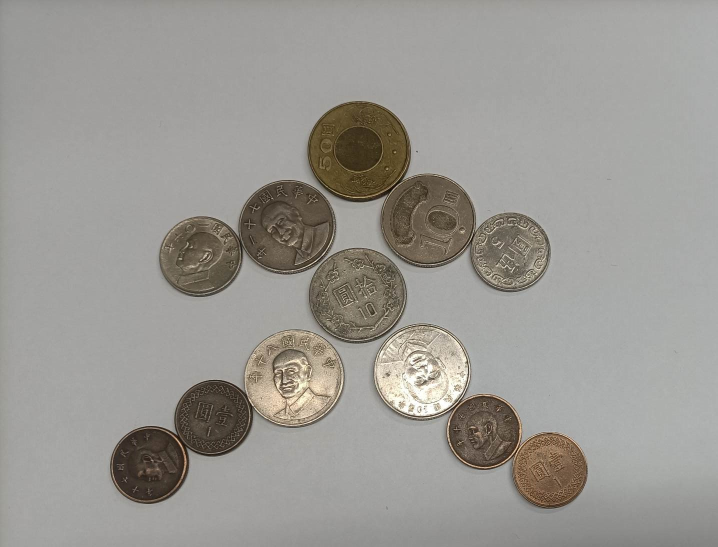
#> input picture image/input11.png, 1435 x 1093 px (shown at 1/2 size)
$ python -i coinDetect.py   (imports and definitions only)   (older library calls are emulated)
#> lines starting #> are read from the running program, lines starting #| are printed output that depends on the picture; after the words box and inside, x2 and y2 are one past the last pixel; in counts of white or black regions, pixels touching at a corner belong together
#> further down, picture is the input picture: shape (1093, 1435, 3); mean B, G, R 146.9, 152, 154.3
#> in coinDetect, `thresh, img_binary_G = cv2.threshold(img_gauss, 127, 255, cv2.THRESH_B..`:
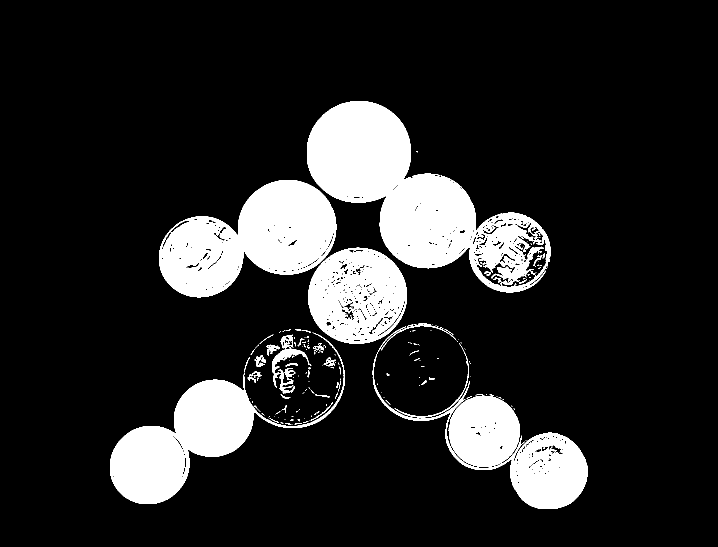
#> img_binary_G: shape (1093, 1435) (shown at 1/2 size); 14.8% white; 193 white regions (145 under 20 px), largest, box (x1, y1, x2, y2) and area: (614, 202, 1101, 585) 75182, (318, 360, 673, 595) 49175, (220, 665, 690, 1008) 40176
import cv2
import numpy as np
import pickle
# 模型檔路徑
model_filename = 'D:/school/embedded/data/svm_model.pkl'
# [2 lines not run here, left out]

# 預測硬幣圖像
# [8 lines left out: function predict_coin, not called in this run]

# 邊緣檢測
def sobelEdgeDetection(f):
    grad_x = cv2.Sobel(f, cv2.CV_32F, 1, 0, ksize = 3)
    grad_y = cv2.Sobel(f, cv2.CV_32F, 0, 1, ksize = 3)
    magnitude = abs(grad_x) + abs(grad_y)
    g = np.uint8(np.clip(magnitude, 0, 255))
    ret, g = cv2.threshold(g, 127, 255, cv2.THRESH_BINARY + cv2.THRESH_OTSU)
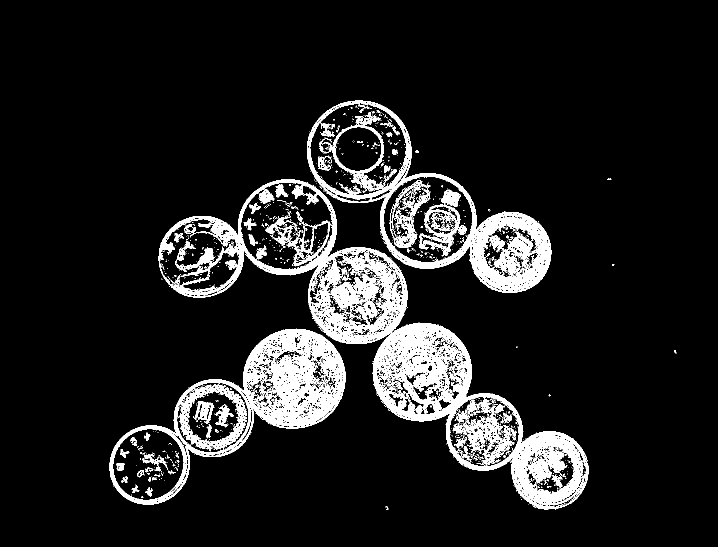
#> g: shape (1093, 1435) (shown at 1/2 size); 9.7% white; 1613 white regions (1522 under 20 px), largest, box (x1, y1, x2, y2) and area: (317, 359, 1177, 1019) 67036, (219, 658, 691, 1009) 32996, (614, 201, 1103, 586) 26586
#> ret = 106

    return g

def coinDetect(img):
    #===============降噪================
    img_gray = cv2.cvtColor(img, cv2.COLOR_BGR2GRAY)
    img_gauss = cv2.GaussianBlur(img_gray, (9, 9), 1)
    thresh, img_binary_G = cv2.threshold(img_gauss, 127, 255, cv2.THRESH_BINARY_INV)
    closing = cv2.morphologyEx(img_binary_G,cv2.MORPH_CLOSE,np.ones((3,3),dtype=np.uint8))
    cv2.imshow('closing', closing)

    #==============邊緣檢測==============
    img_sobel = sobelEdgeDetection(img_gray)
    img_sobel = cv2.dilate(img_sobel,np.ones((3,3),dtype=np.uint8),iterations=1)
#> img_sobel: shape (1093, 1435); 15.6% white; 148 white regions (71 under 20 px)
    cnts,hierarchy=cv2.findContours(img_sobel, cv2.RETR_EXTERNAL, cv2.CHAIN_APPROX_SIMPLE)[-2:]
#> cnts = 12 contours, 2 with area under 20; largest, box (x1, y1, x2, y2) and area: (316, 358, 1178, 1020) 153836, (613, 200, 1104, 587) 85432, (218, 655, 692, 1010) 73170, (770, 1011, 778, 1021) 45, (830, 300, 838, 307) 40
    cv2.drawContours(img_sobel, cnts, -1, 255, -1)
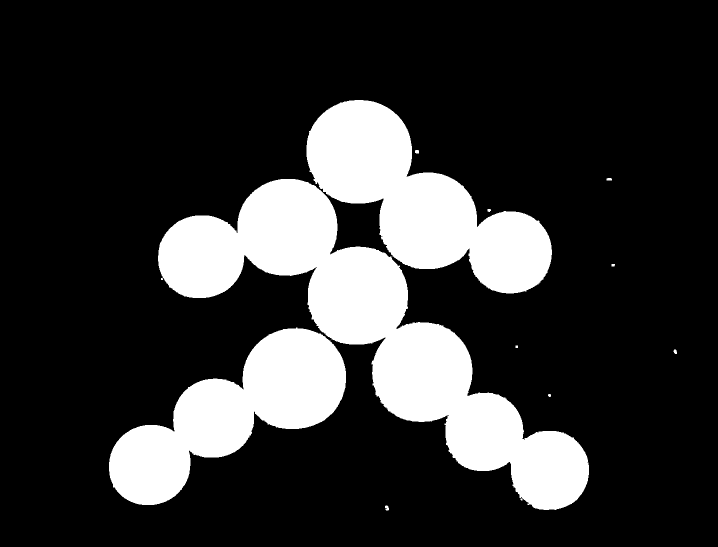
#> img_sobel: shape (1093, 1435) (shown at 1/2 size); 20.1% white; 12 white regions (1 under 20 px), largest, box (x1, y1, x2, y2) and area: (316, 358, 1178, 1020) 155282, (613, 200, 1104, 587) 86193, (218, 655, 692, 1010) 73857
    cv2.imshow('img_sobel', img_sobel)

    #========合併前兩者的硬幣抓取=========
    closing = cv2.add(closing, img_sobel)
#> closing: shape (1093, 1435); 20.1% white; 12 white regions (1 under 20 px)
    cnts,hierarchy=cv2.findContours(closing, cv2.RETR_EXTERNAL, cv2.CHAIN_APPROX_SIMPLE)[-2:]
#> cnts = 12 contours, 2 with area under 20; largest, box (x1, y1, x2, y2) and area: (316, 358, 1178, 1020) 154026, (613, 200, 1104, 587) 85531, (218, 655, 692, 1010) 73178, (770, 1011, 778, 1021) 45, (830, 300, 838, 307) 40
    cv2.drawContours(closing, cnts, -1, 255, -1)
    cv2.imshow('coin', closing)


    # 確定背景區域
    sure_bg = cv2.dilate(closing,np.ones((9,9),dtype=np.uint8),iterations=1)
#> sure_bg: shape (1093, 1435); 22.1% white; 7 white regions, largest, box (x1, y1, x2, y2) and area: (214, 196, 1182, 1024) 345061, (766, 1007, 782, 1025) 272, (1209, 352, 1228, 365) 243
    cv2.imshow('sure_bg', sure_bg)
    # 尋找前景區域
    dist_transform = cv2.distanceTransform(closing,cv2.DIST_L2,5)
    ret, sure_fg = cv2.threshold(dist_transform,0.5*dist_transform.max(),255,0)
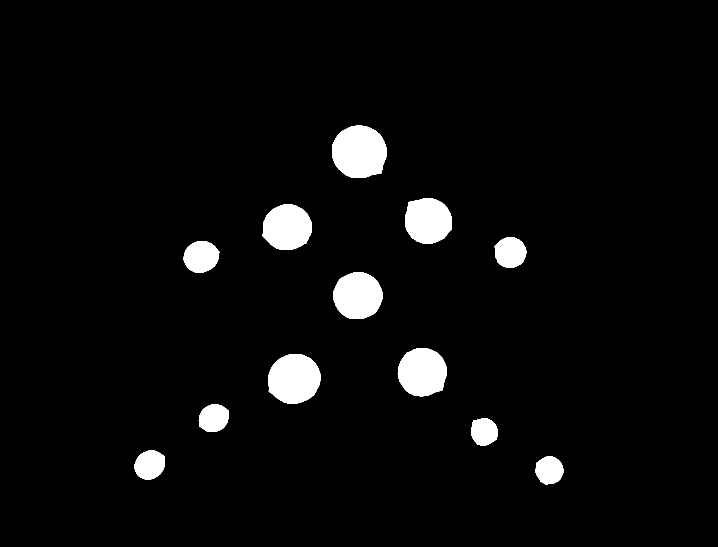
#> sure_fg: shape (1093, 1435) float32 (shown at 1/2 size); 4% white; 12 white regions, largest, box (x1, y1, x2, y2) and area: (664, 251, 773, 356) 9208, (536, 708, 641, 807) 8242, (795, 696, 894, 793) 7539
#> ret = 51.53
    cv2.imshow('sure_fg', sure_fg)
    # 找到未知區域
    sure_fg = np.uint8(sure_fg)
    unknown = cv2.subtract(sure_bg,sure_fg)
#> unknown: shape (1093, 1435); 18.1% white; 7 white regions, largest, box (x1, y1, x2, y2) and area: (214, 196, 1182, 1024) 281932, (766, 1007, 782, 1025) 272, (1209, 352, 1228, 365) 243
    cv2.imshow('unknown', unknown)
    # 類別標記
    ret, markers = cv2.connectedComponents(sure_fg)
#> markers: shape (1093, 1435) int32; 13 distinct labels, from 0 to 12
#> ret = 13
    # 為所有的標記加1，保證背景是0而不是1
    markers = markers+1
#> markers: shape (1093, 1435) int32; 13 distinct labels, from 1 to 13
    # 現在讓所有的未知區域為0
    markers[unknown==255] = 0
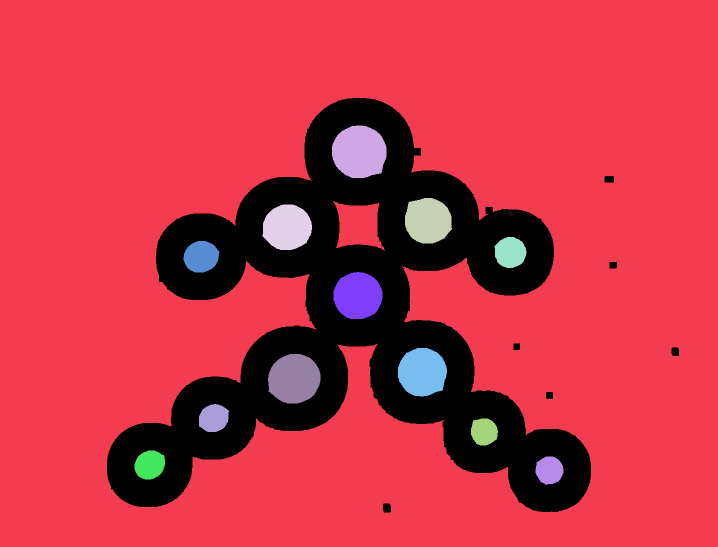
#> markers: shape (1093, 1435) int32 (shown at 1/2 size); 14 distinct labels, from 0 to 13; one colour per label, 0 black

    markers_temp = markers.copy()
    markers = np.uint8(markers)
    cv2.imshow('markers', markers*30)
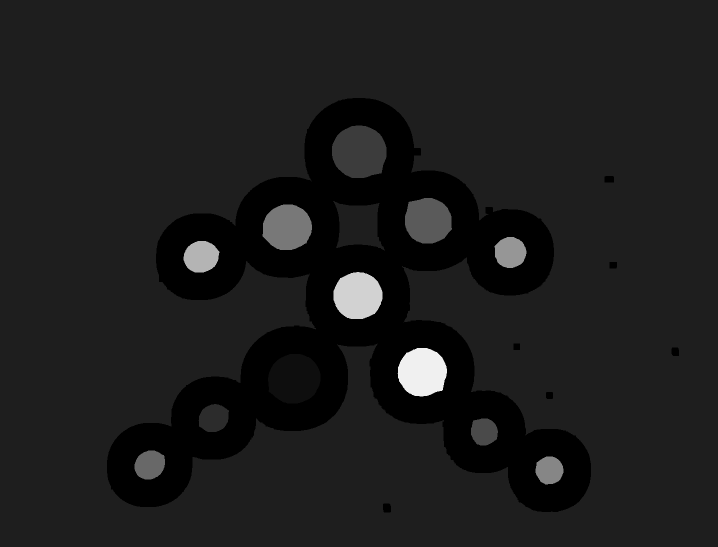
#> window 'markers': shape (1093, 1435) (shown at 1/2 size); min 0, max 240, mean 28.1
    markers = markers_temp
    markers = cv2.watershed(img,markers)
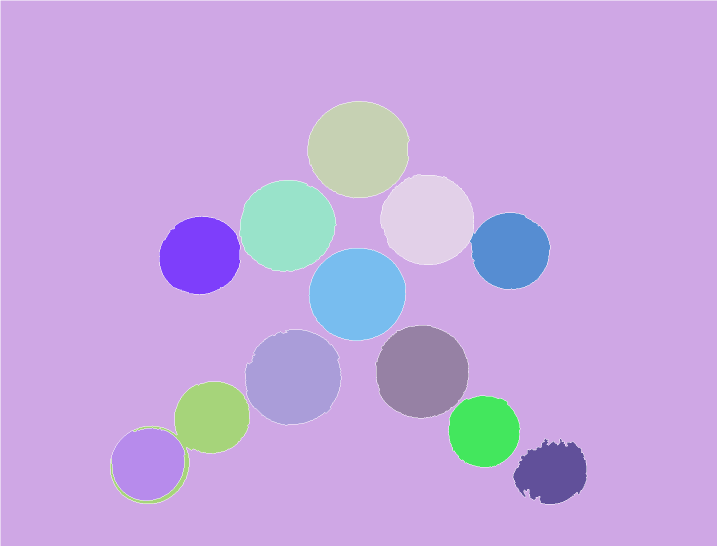
#> markers: shape (1093, 1435) int32 (shown at 1/2 size); 14 distinct labels, from -1 to 13; one colour per label, 0 black, -1 white

    result = np.zeros((720,1080),np.uint8)
    for i in range(2,ret + 1):
        result[markers == i] = 255
#> result: shape (720, 1080); every value is 0

    result = cv2.erode(result,np.ones((5,5),dtype=np.uint8),iterations=1)
    cv2.imshow('result',result)
    return result


filename = "D:/school/embedded/image/input11.png"
# [1 line not run here, left out]
# [1 line that did not run here, left out]
# [1 line that did not run here, left out]
# [1 line not run here, left out]
# [1 line that did not run here, left out]
# [1 line not run here, left out]
# [1 line that did not run here, left out]
coinAmount = [0, 0, 0, 0] #硬幣數量(list[0]: 50元數量、list[1]: 10元數量、list[2]: 5元數量、list[3]: 1元數量
total = 0
# [32 lines not run here, left out]

>>> import cv2
>>> picture = cv2.imread('image/input11.png')
#> (the run stopped early here; a loop or call above may not have finished)

$ run again, on image/input10.png
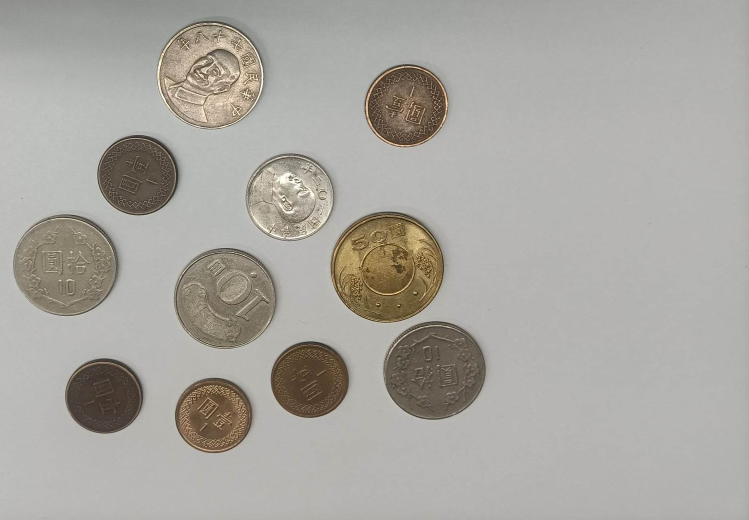
#> input picture image/input10.png, 1497 x 1039 px (shown at 1/2 size)
#> picture is the input picture: shape (1039, 1497, 3); mean B, G, R 160.5, 166.3, 168.9
#> img_binary_G: shape (1039, 1497); 12.4% white; 379 white regions (291 under 20 px), largest, box (x1, y1, x2, y2) and area: (767, 642, 972, 839) 31124, (661, 423, 889, 645) 29211, (195, 270, 359, 431) 20653
#> in sobelEdgeDetection, `ret, g = cv2.threshold(g, 127, 255, cv2.THRESH_BINARY + cv2.THRESH_OTSU)`: ret = 104
#> in coinDetect, `cnts,hierarchy=cv2.findContours(img_sobel, cv2.RETR_EXTERNAL, cv2.CHAI..`: cnts = 19 contours, 5 with area under 20; largest, box (x1, y1, x2, y2) and area: (659, 421, 890, 648) 41336, (311, 39, 531, 262) 38325, (24, 427, 240, 634) 35192, (345, 494, 555, 700) 34194, (763, 640, 974, 842) 33224
#> in coinDetect, `cv2.drawContours(img_sobel, cnts, -1, 255, -1)`:
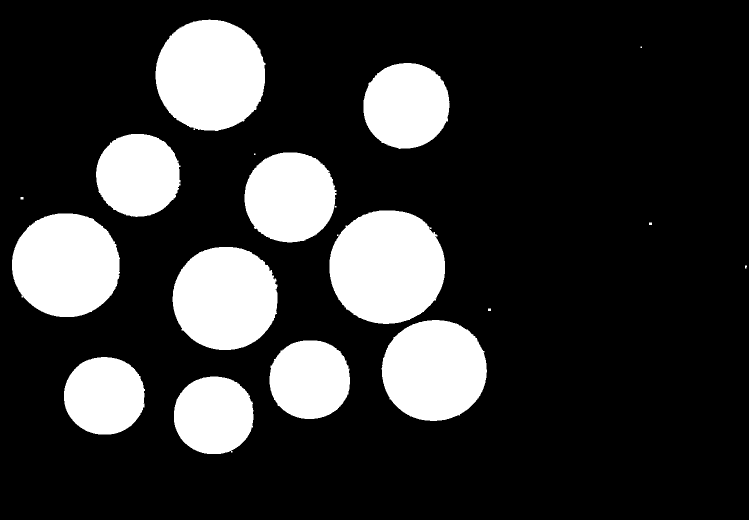
#> img_sobel: shape (1039, 1497) (shown at 1/2 size); 20.3% white; 19 white regions (4 under 20 px), largest, box (x1, y1, x2, y2) and area: (659, 421, 890, 648) 41690, (311, 39, 531, 262) 38666, (24, 427, 240, 634) 35510
#> in coinDetect, `cnts,hierarchy=cv2.findContours(closing, cv2.RETR_EXTERNAL, cv2.CHAIN_..`: cnts = 19 contours, 5 with area under 20; largest, box (x1, y1, x2, y2) and area: (659, 421, 890, 648) 41336, (311, 39, 531, 262) 38325, (24, 427, 240, 634) 35192, (345, 494, 555, 700) 34196, (763, 640, 974, 842) 33224
#> sure_bg: shape (1039, 1497); 22.5% white; 16 white regions, largest, box (x1, y1, x2, y2) and area: (655, 417, 978, 846) 82379, (307, 35, 535, 266) 42304, (20, 423, 244, 638) 38980
#> sure_fg: shape (1039, 1497) float32; 3.6% white; 11 white regions, largest, box (x1, y1, x2, y2) and area: (715, 477, 834, 592) 10803, (367, 95, 474, 205) 9289, (80, 483, 183, 578) 7797
#> in coinDetect, `ret, sure_fg = cv2.threshold(dist_transform,0.5*dist_transform.max(),2..`: ret = 56.02
#> unknown: shape (1039, 1497); 18.9% white; 16 white regions, largest, box (x1, y1, x2, y2) and area: (655, 417, 978, 846) 64687, (307, 35, 535, 266) 33015, (20, 423, 244, 638) 31183
#> in coinDetect, `ret, markers = cv2.connectedComponents(sure_fg)`: ret = 12
#> in coinDetect, `markers = cv2.watershed(img,markers)`:
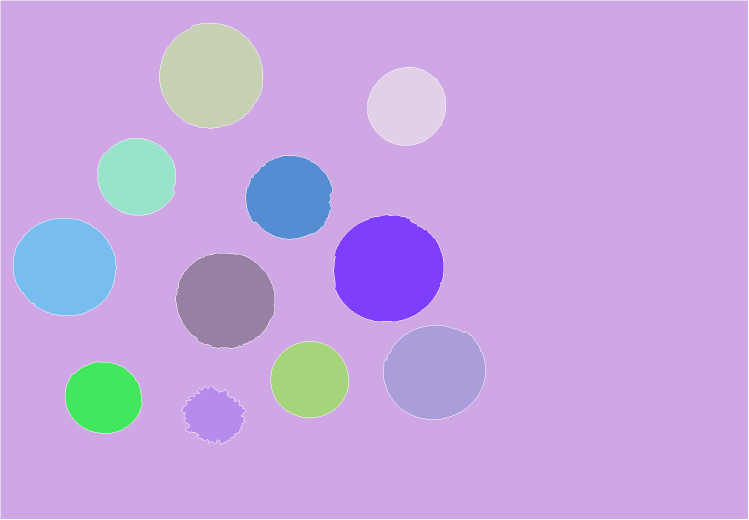
#> markers: shape (1039, 1497) int32 (shown at 1/2 size); 13 distinct labels, from -1 to 12; one colour per label, 0 black, -1 white

$ run again, on image/input12.png
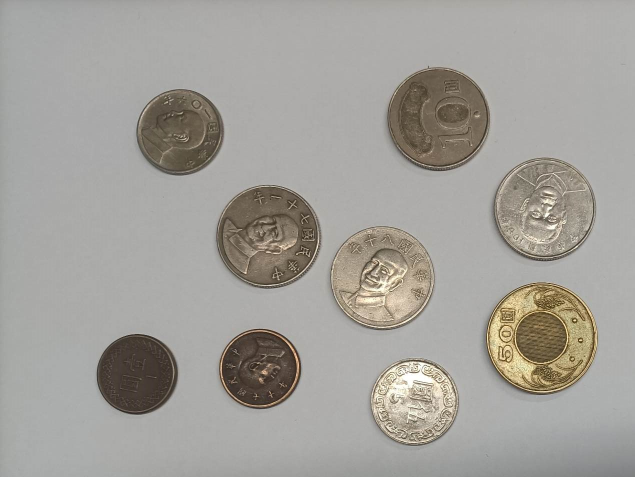
#> input picture image/input12.png, 1270 x 953 px (shown at 1/2 size)
#> picture is the input picture: shape (953, 1270, 3); mean B, G, R 154.1, 159.7, 162.4
#> img_binary_G: shape (953, 1270); 12.8% white; 309 white regions (223 under 20 px), largest, box (x1, y1, x2, y2) and area: (774, 135, 980, 343) 32383, (432, 370, 642, 578) 28942, (273, 178, 448, 351) 22839
#> in sobelEdgeDetection, `ret, g = cv2.threshold(g, 127, 255, cv2.THRESH_BINARY + cv2.THRESH_OTSU)`: ret = 108
#> in coinDetect, `cnts,hierarchy=cv2.findContours(img_sobel, cv2.RETR_EXTERNAL, cv2.CHAI..`: cnts = 15 contours, 5 with area under 20; largest, box (x1, y1, x2, y2) and area: (970, 562, 1198, 792) 40946, (430, 368, 646, 580) 35768, (658, 450, 872, 663) 35620, (773, 130, 982, 345) 35074, (983, 313, 1195, 525) 34961
#> in coinDetect, `cv2.drawContours(img_sobel, cnts, -1, 255, -1)`:
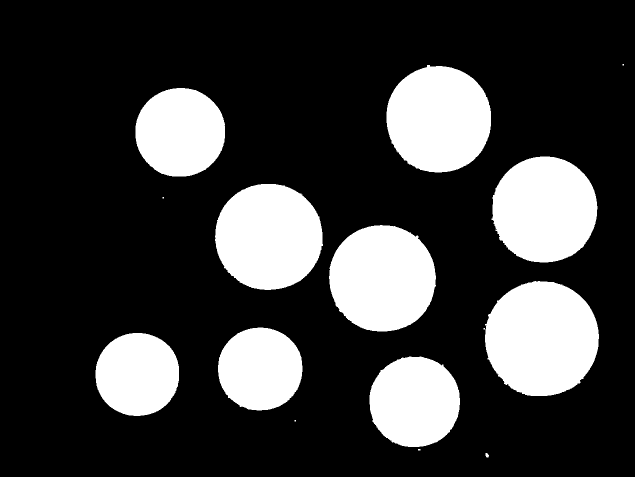
#> img_sobel: shape (953, 1270) (shown at 1/2 size); 23.1% white; 15 white regions (5 under 20 px), largest, box (x1, y1, x2, y2) and area: (970, 562, 1198, 792) 41294, (430, 368, 646, 580) 36086, (658, 450, 872, 663) 35935
#> in coinDetect, `cnts,hierarchy=cv2.findContours(closing, cv2.RETR_EXTERNAL, cv2.CHAIN_..`: cnts = 15 contours, 5 with area under 20; largest, box (x1, y1, x2, y2) and area: (969, 562, 1198, 792) 41120, (430, 368, 646, 580) 35768, (658, 450, 872, 663) 35620, (773, 130, 982, 345) 35076, (983, 313, 1195, 525) 34969
#> sure_bg: shape (953, 1270); 25.6% white; 13 white regions, largest, box (x1, y1, x2, y2) and area: (963, 558, 1202, 796) 45273, (426, 364, 650, 584) 39579, (654, 446, 876, 667) 39435
#> sure_fg: shape (953, 1270) float32; 4.5% white; 9 white regions, largest, box (x1, y1, x2, y2) and area: (1025, 618, 1142, 736) 10695, (486, 424, 589, 524) 8085, (714, 506, 816, 607) 8005
#> in coinDetect, `ret, sure_fg = cv2.threshold(dist_transform,0.5*dist_transform.max(),2..`: ret = 56.02
#> unknown: shape (953, 1270); 21.1% white; 13 white regions, largest, box (x1, y1, x2, y2) and area: (963, 558, 1202, 796) 34578, (426, 364, 650, 584) 31494, (654, 446, 876, 667) 31430
#> in coinDetect, `ret, markers = cv2.connectedComponents(sure_fg)`: ret = 10
#> in coinDetect, `markers = cv2.watershed(img,markers)`:
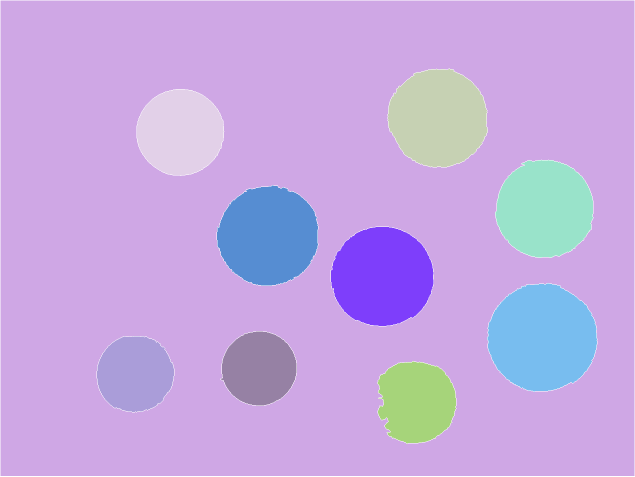
#> markers: shape (953, 1270) int32 (shown at 1/2 size); 11 distinct labels, from -1 to 10; one colour per label, 0 black, -1 white
